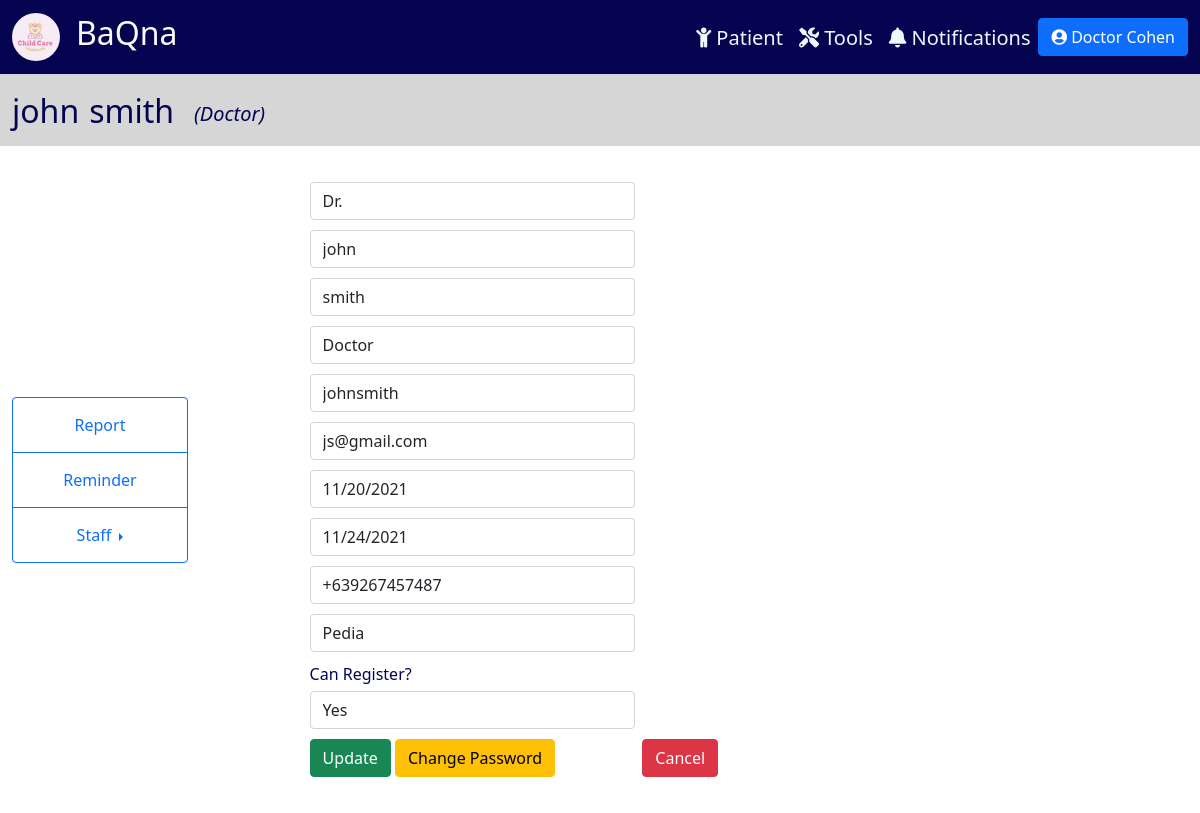
The page /staffUpdateEdit/11 (signed in) on the database as committed earlier.
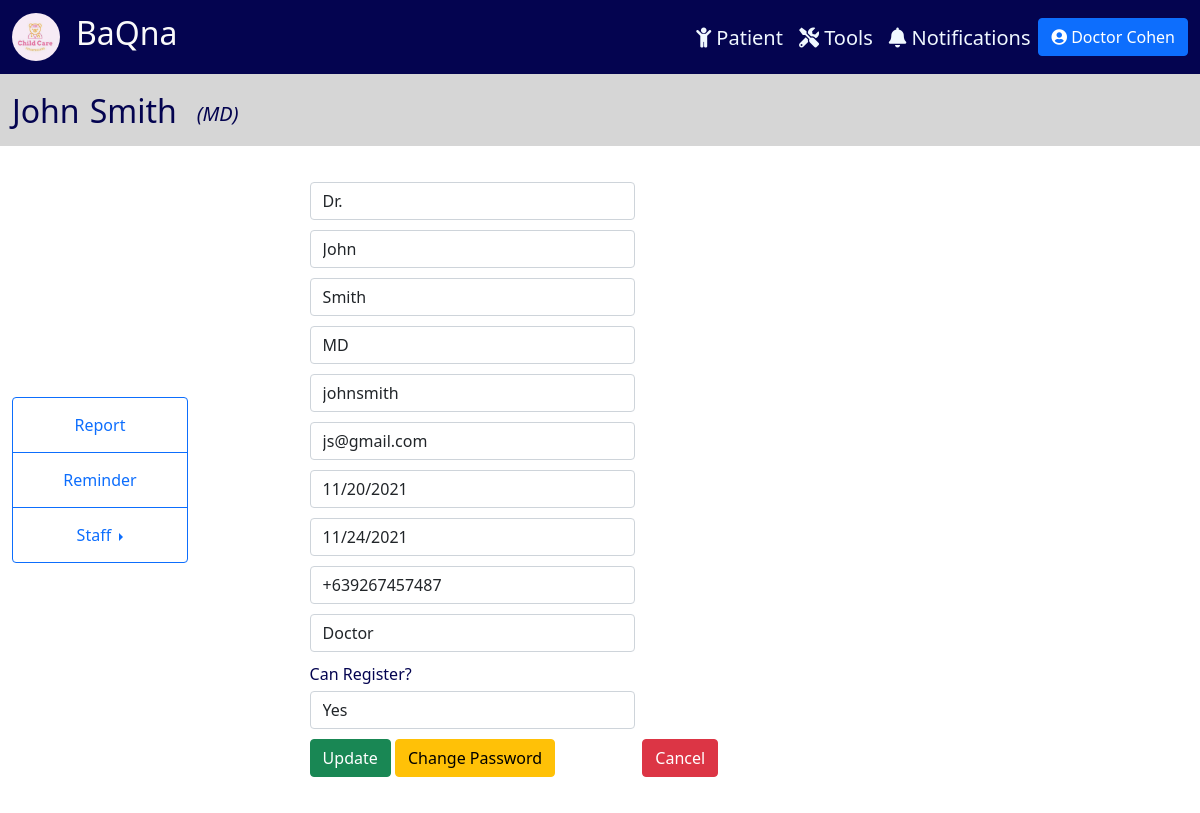
The same page on the database as committed later.
### tracker/models.py (models this page shows)
class Physician(models.Model):
    CAN_REG = (
        ('Yes', 'Yes'),
        ('No', 'No'),
    )
    user = models.OneToOneField(User, null=True, on_delete=models.CASCADE)
    prefix = models.CharField(max_length=100, null=True, blank=True)
    last_name = models.CharField(max_length=100, null=True)
    first_name = models.CharField(max_length=100, null=True)
    title = models.CharField(max_length=100, null=True, blank=True)
    date_start = models.DateField(null=True, blank=True)
    date_end = models.DateField(null=True, blank=True)
    cell_no = PhoneNumberField(null=True, blank=True)
    doc_type = models.CharField(max_length=100, null=True)
    can_reg = models.CharField(max_length=100, null=True, blank=True, choices=CAN_REG)
    def __str__(self):
        return self.doc_type + " " + self.last_name

### tracker/views.py (the view, shortened to what this page needs)
# urls.py: path('staffUpdateEdit/<str:pk>', views.staffUpdateEdit, name='staffUpdateEdit'),
@login_required(login_url='login')
def staffUpdateEdit(request, pk):
    physician = Physician.objects.get(id=pk)
    staff_create_form = StaffUpdateForm(instance=physician.user)
    doc_user_form = DoctorForm(instance=physician)
    data = {
        'physician': physician,
        'staff_create_form': staff_create_form,
        'doc_user_form': doc_user_form,
    }
    return render(request, 'tracker/staffUpdateEdit.html', data)

### tracker/forms.py
class StaffUpdateForm(ModelForm):
    class Meta:
        model = User
        fields = ('username', 'email')
        widgets = {
            'username': TextInput(attrs={'class': 'form-control', 'placeholder': 'Username', 'required': True}),
            'email': TextInput(attrs={'class': 'form-control', 'placeholder': 'Email Address', 'required': True,}),
        }

### tracker/templatetags/auth_extras.py (called while the page is built)
@register.filter(name='has_group')
def has_group(user, group_name):
    group = Group.objects.get(name=group_name)
    return True if group in user.groups.all() else False

### tracker/templates/tracker/staffUpdateEdit.html (shortened to what this page needs)
{% extends 'tracker/main.html' %}
{% block content %}
<nav class="navbar navbar-expand-xl" style="background-color: rgb(214, 214, 214);">
  <div class="container-fluid">
    <div class="collapse navbar-collapse me-auto" id="navbarTogglerDemo02">
      <div style="margin-right: auto; margin-top: 10px;">
        <ul class="navbar-nav me-auto mb-2 mb-lg-0 navbar-custom">
          <li class="nav-item" style="margin-right: 10px">
            <h2>{{physician.first_name}}</h2>
          </li>
          <li class="nav-item" style="margin-right: 20px">
            <h2>{{physician.last_name}}</h2>
          </li>
          <li class="nav-item" style="margin-right: 20px">
            <i><h5 style="margin-top: 10px;">({{physician.title}})</h5></i>
          </li>
        </ul>
      </div>
    </div>
  </div>
</nav>
<div class="container-fluid" style="padding:1%; ">
    <div class="row">
        <div class="col-lg-2" style="background-color: rgb(255, 255, 255);display: flex; justify-content: center; align-items: center; padding-top: 8%; padding-bottom: 8%;">
            <div class="btn-group-vertical" style="display: block;">
              <a class="btn btn-outline-primary" href="{% url 'report' %}">Report</a>
              <a class="btn btn-outline-primary" href="{% url 'reminder' %}">Reminder</a>
              <div class="btn-group dropend">
                <a class="btn btn-outline-primary dropdown-toggle" data-bs-toggle="dropdown" aria-expanded="false">
                  Staff
                </a>
              </div>
            </div>
        </div>
        <div class="col-lg-10" style="background-color: white; padding-top: 2%; padding-bottom: 2%;">
          <div class = "staffCreate-fields">
            <div class="col-lg-6" style="margin-left: 10%;">
              <form action="" method="post">
                <div class="col-sm-8">
                  {{doc_user_form.prefix}}
                  {{doc_user_form.first_name}}
                  {{doc_user_form.last_name}}
                  {{doc_user_form.title}}
                  {{staff_create_form.username}}
                  {{staff_create_form.email}}
                  {{doc_user_form.date_start}}
                  {{doc_user_form.date_end}}
                  {{doc_user_form.cell_no}}
                  {{doc_user_form.doc_type}}
                  {% if request.user == physician.user %}
                  {% else %}
                  <label class="can-reg-label">Can Register?</label>
                  {{doc_user_form.can_reg}}
                  {% endif %}
                </div>
                <button type="submit" class="btn btn-success">Update</button>
                <a class="btn btn-warning" href="{% url 'staffUpdateEditPass' physician.id %}">
                  Change Password
                </a>
                <a class="btn btn-danger" href="{% url 'staffUpdate' %}" style="margin-left: 17%;">
                  Cancel
                </a>
              </form>
            </div>
          </div>
        </div>
      </div>
    </div>
{% endblock content %}

Rows that differ between the two databases and show on the page:
changed Physician "Dr.": first_name "john" → "John"; last_name "smith" → "Smith"; title "Doctor" → "MD"; doc_type "Pedia" → "Doctor"
